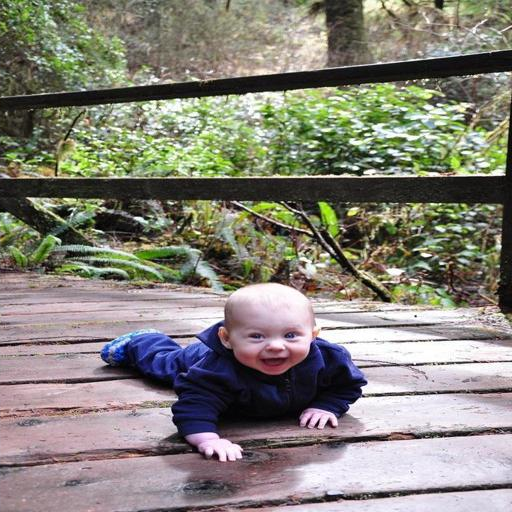
#> input picture experiments/rain_images/light/0.jpg_derain.png, 512 x 512 px; its folder holds only this picture in this run
$ python visualize_rain_in_fft.py
#> lines starting #> are read from the running program, lines starting #| are printed output that depends on the picture
import matplotlib.pyplot as plt
import matplotlib.image as mpimg
import cv2
import numpy as np
from numpy.fft import fft2, fftshift

def generate_fft(img_path):

#> called with img_path = 'rain_images/light/0.jpg_derain.png'
    img = cv2.imread(img_path)
#> img is the input picture: shape (512, 512, 3); mean B, G, R 120.5, 130.4, 133.3

    if img is None:  # If the image is not read successfully
        print(f"Error: Could not read image at {img_path}")
        raise

    b, g, r = cv2.split(img)
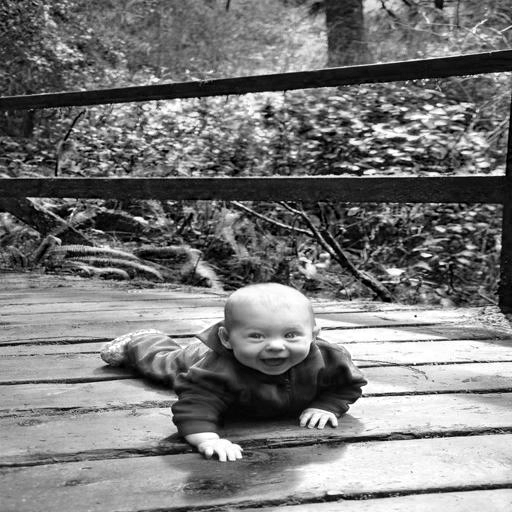
#> b: shape (512, 512); min 0, max 255, mean 120.5
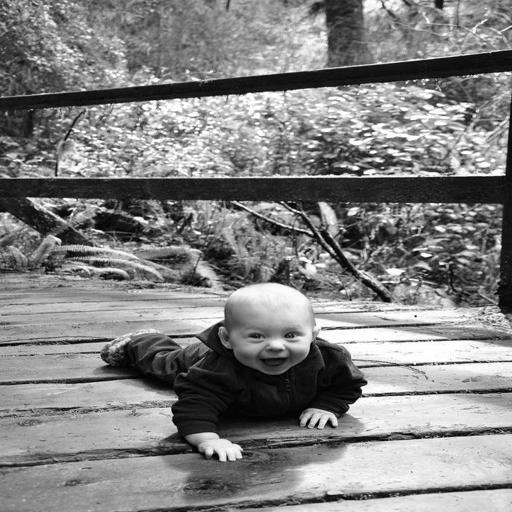
#> g: shape (512, 512); min 0, max 255, mean 130.4
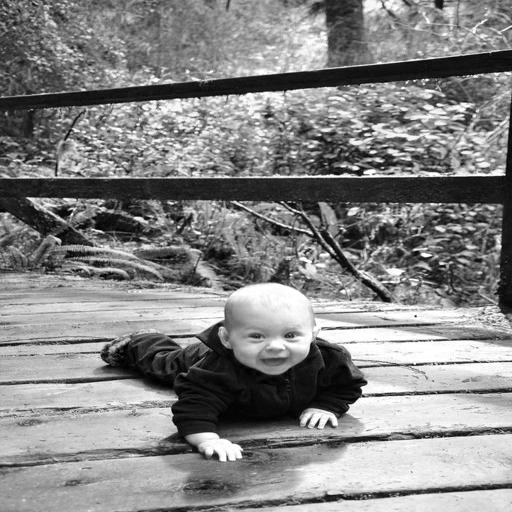
#> r: shape (512, 512); min 0, max 255, mean 133.3
    fft_r = np.fft.fft2(r)
    fft_g = np.fft.fft2(g)
    fft_b = np.fft.fft2(b)
    fft_r_shifted = np.fft.fftshift(fft_r)
    fft_g_shifted = np.fft.fftshift(fft_g)
    fft_b_shifted = np.fft.fftshift(fft_b)
    mag_r, phase_r = np.abs(fft_r_shifted), np.angle(fft_r_shifted)
    mag_g, phase_g = np.abs(fft_g_shifted), np.angle(fft_g_shifted)
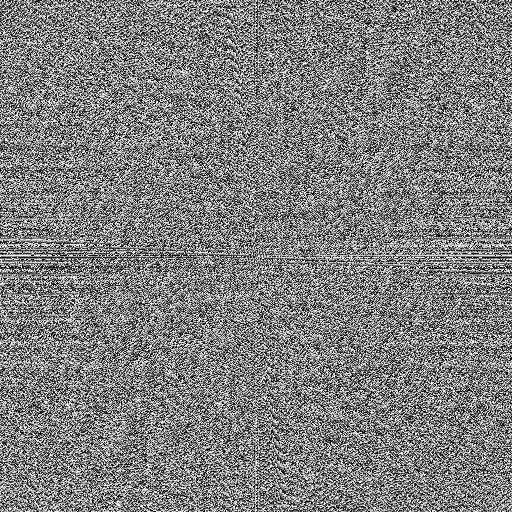
#> phase_g: shape (512, 512) float64; min -3.14, max 3.14, mean 2.4e-05; drawn with min black and max white
    mag_b, phase_b = np.abs(fft_b_shifted), np.angle(fft_b_shifted)
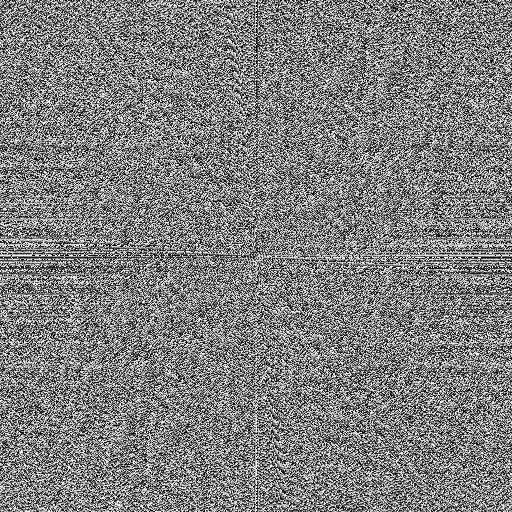
#> phase_b: shape (512, 512) float64; min -3.14, max 3.14, mean 1.2e-05; drawn with min black and max white
    mag_r_spectrum = np.log1p(mag_r)
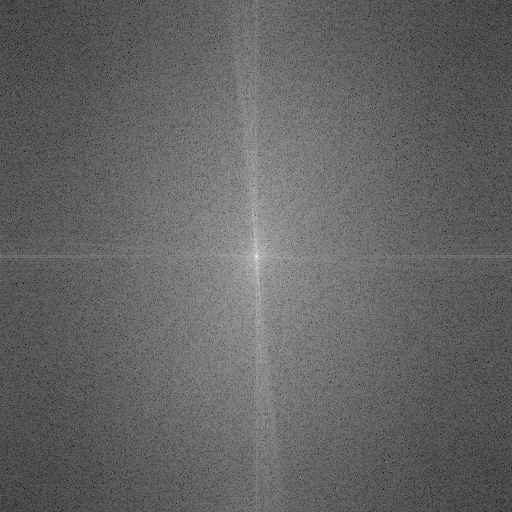
#> mag_r_spectrum: shape (512, 512) float64; min 2.42, max 17.37, mean 8.31; drawn with min black and max white
    mag_g_spectrum = np.log1p(mag_g)
    mag_b_spectrum = np.log1p(mag_b)
    mag_r_spectrum = (mag_r_spectrum / np.max(mag_r_spectrum) * 255).astype(np.uint8)
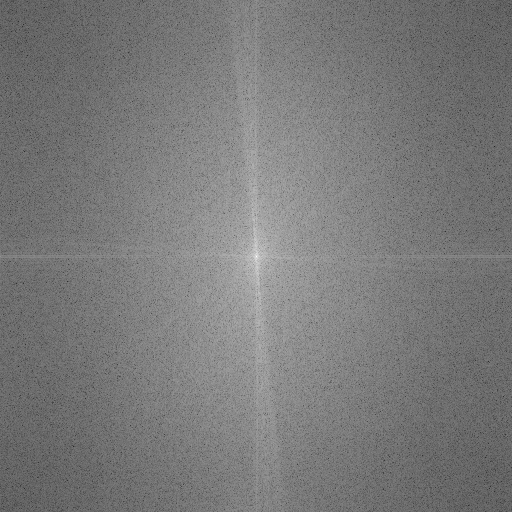
#> mag_r_spectrum: shape (512, 512); min 35, max 255, mean 121.5
    mag_g_spectrum = (mag_g_spectrum / np.max(mag_g_spectrum) * 255).astype(np.uint8)
    mag_b_spectrum = (mag_b_spectrum / np.max(mag_b_spectrum) * 255).astype(np.uint8)
    magnitude_spectrum = cv2.merge([mag_b_spectrum, mag_g_spectrum, mag_r_spectrum])
    return magnitude_spectrum

# Original FFT, light FFT, medium FFT, heavy FFT
fig, axes = plt.subplots(6, 4, figsize=(9, 18))

types = ["light", "medium", "heavy"]
prefixes = [0, 1, 2, 3, 4, 5]

# first display normal image and its fft

for idx, prefix in enumerate(prefixes):
#> (the run stopped early here; a loop or call above may not have finished)
